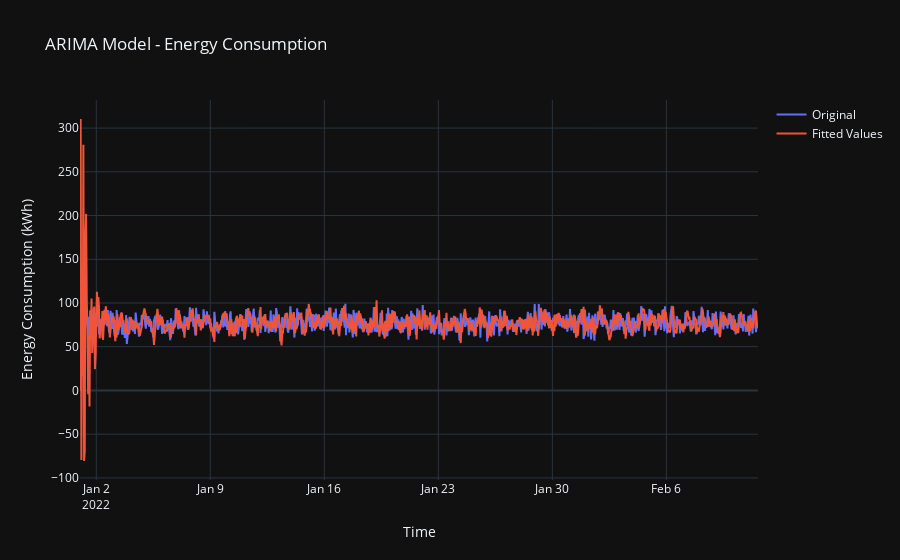

Write notebook code for a chart like this one.
### Code cell
fig = go.Figure()

fig.add_trace(
    go.Scatter(
        x = energy_data.index,
        y = energy_data.EnergyConsumption,
        name = "Original"
    )
)

fig.add_trace(
    go.Scatter(
        x = energy_data.index,
        y = model_fit.fittedvalues,
        name = "Fitted Values" 
    )

)

fig.update_layout(
    title = "ARIMA Model - Energy Consumption",
    xaxis_title = "Time",
    yaxis_title = "Energy Consumption (kWh)",
    template = "plotly_dark"
)

### Figure 1 — Plotly figure (JSON) as saved in the notebook; plotly's stock layout.template omitted (floating-point values rounded to 4 significant figures; data arrays with more than 128 entries replaced by an {"elided": "..."} marker saying what was removed)
{"data": [{"name": "Original", "type": "scatter", "x": {"elided": "1000 str values"}, "y": {"elided": "1000 float values"}}, {"name": "Fitted Values", "type": "scatter", "x": {"elided": "1000 str values"}, "y": {"elided": "1000 float values"}}], "layout": {"title": {"text": "ARIMA Model - Energy Consumption"}, "xaxis": {"title": {"text": "Time"}}, "yaxis": {"title": {"text": "Energy Consumption (kWh)"}}}}
